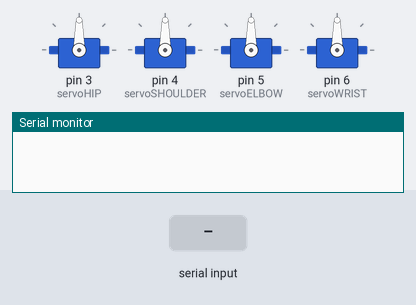
This program was run on a simulated Arduino Uno, built with avr-gcc and run on an emulated ATmega328P. Parts: 4 × servo, the last lines printed to the serial monitor. Inputs (shaded band) come from the test bench.

Above: at 1.2 s.
1.3 s: "h" received over Serial
At 2.5 s:
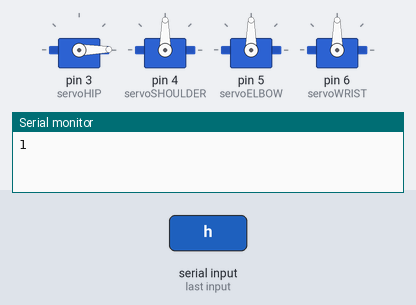
2.8 s: "s" received over Serial
At 3.7 s:
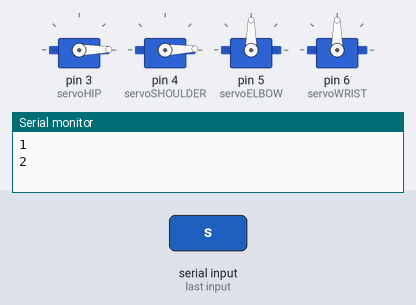
4.3 s: "e" received over Serial
At 4.8 s:
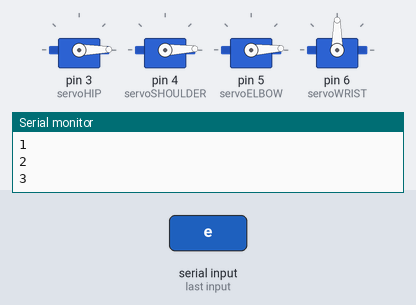
5.8 s: "w" received over Serial
At 7.1 s:
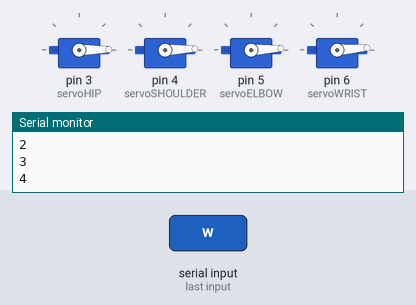
Timing chart, 0 to 8.3 s (numbered marks = the images above; inputs shaded):
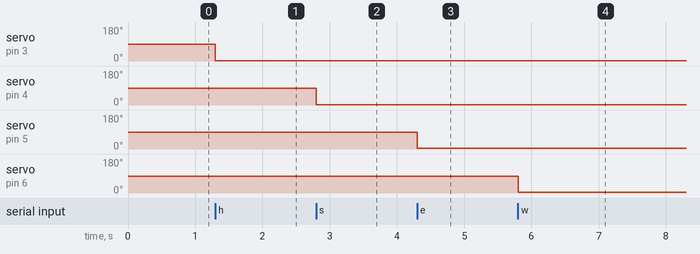

Measured:
- after the input at 1.3 s, servo on pin 3 (servoHIP): 90° → 1° at once
- after the input at 2.8 s, servo on pin 4 (servoSHOULDER): 90° → 2° at once
- after the input at 4.3 s, servo on pin 5 (servoELBOW): 90° → 3° at once
- after the input at 5.8 s, servo on pin 6 (servoWRIST): 90° → 4° at once

The program:

main.cpp
```cpp
#include <Servo.h>
#include <Arduino.h>
Servo servoHIP;
Servo servoSHOULDER;
Servo servoELBOW;
Servo servoWRIST;
int pos = 0;
char input;

int limiterFunction(int position){
    if(position > 180){
        position = 180;
    }
    if(position < 0)
    {
        position = 0;
    }
    return position;

}


void setup(){
    servoHIP.attach(3);
    servoSHOULDER.attach(4);
    servoELBOW.attach(5);
    servoWRIST.attach(6);
    Serial.begin(9600);
}

void loop(){
    if (Serial.available()){
        input = Serial.read();
        //H and G is for HIP SERVO
        if(input == 'h'){
            pos++;
            pos = limiterFunction(pos);
            Serial.println(pos);
            servoHIP.write(pos);

        }
        if (input == 'g'){
            pos--;
            pos = limiterFunction(pos);
            Serial.println(pos);
            servoHIP.write(pos);

        }
        //S and A is for SHOULDER SERVO
        if(input == 's'){
            pos++;
            pos = limiterFunction(pos);
            Serial.println(pos);
            servoSHOULDER.write(pos);

        }
        if (input == 'a'){
            pos--;
            pos = limiterFunction(pos);
            Serial.println(pos);
            servoSHOULDER.write(pos);

        }
        // //E and R is for ELBOW SERVO
        if(input == 'e'){
            pos++;
            pos = limiterFunction(pos);
            Serial.println(pos);
            servoELBOW.write(pos);

        }
        if (input == 'r'){
            pos--;
            pos = limiterFunction(pos);
            Serial.println(pos);
            servoELBOW.write(pos);

        }
        // //W and Q is for WRIST SERVO
        if(input == 'w'){
            pos++;
            pos = limiterFunction(pos);
            Serial.println(pos);
            servoWRIST.write(pos);

        }
        if (input == 'q'){
            pos--;
            pos = limiterFunction(pos);
            Serial.println(pos);
            servoWRIST.write(pos);

        }

    }
}
```
